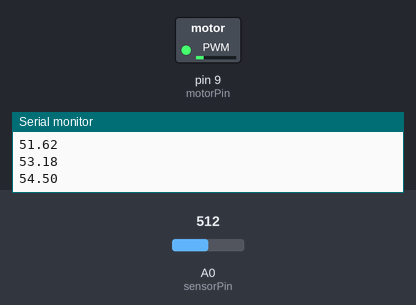
A sketch run on a simulated Arduino Uno, built with avr-gcc and run on an emulated ATmega328P. Shown: switched loads named in the sketch (green lamp = pin HIGH), the last lines printed to the serial monitor. The inputs (shaded band) are chosen by the test bench; at power-on: A0 (sensorPin) = 512.

Above: at 1.25 s.
1.3 s: A0 (sensorPin) set to 716
At 3.98 s:
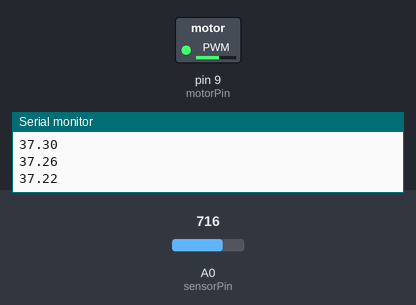
4.3 s: A0 (sensorPin) set to 122
7.3 s: A0 (sensorPin) set to 479
10.3 s: A0 (sensorPin) set to 497
At 10.98 s:
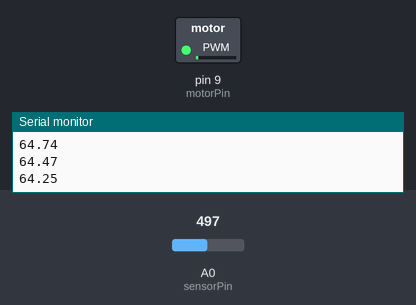
13.0 s: A0 (sensorPin) set to 900
At 13.65 s:
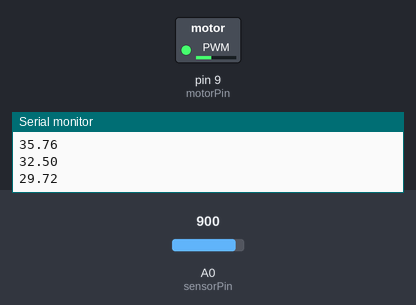
Timing chart, 0 to 17.0 s (numbered marks = the images above; inputs shaded):
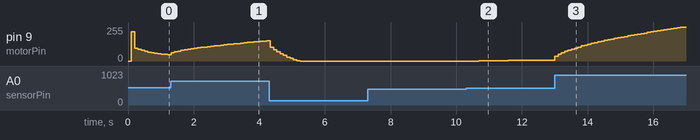

The sketch:

Controller.ino
```cpp
//Arduino: PID Control & Signal Conditioning
const int sensorPin = A0;
const int motorPin = 9;

float filteredMoisture = 0;
float alpha = 0.15; // LPF factor
float Kp = 2.5, Ki = 0.8, Kd = 0.2, setpoint = 65.0;
float integral = 0, lastError = 0;
unsigned long lastTime = 0;

void setup() {
  Serial.begin(9600); // Communication with ESP
  pinMode(motorPin, OUTPUT);
  lastTime = millis();
}

void loop() {
  // 1. Filtered Data Acquisition
  float raw = map(analogRead(sensorPin), 1023, 200, 0, 100);
  filteredMoisture = (alpha * raw) + ((1.0 - alpha) * filteredMoisture);

  // 2. Compute PID
  unsigned long now = millis();
  float dt = (float)(now - lastTime) / 1000.0;
  if (dt > 0) {
    float error = setpoint - filteredMoisture;
    float Pout = Kp * error;
    integral += error * dt;
    // Anti-Windup
    float Iout = constrain(Ki * integral, 0, 255);
    float Dout = Kd * (error - lastError) / dt;

    int output = constrain(Pout + Iout + Dout, 0, 255);
    analogWrite(motorPin, output);

    // 3. Send Telemetry to ESP
    Serial.println(filteredMoisture);

    lastError = error;
    lastTime = now;
  }
  delay(100);
}
```

Measured:
- after the input at 10.3 s, pin 9 (motorPin): 0/255 → 1/255 after 0.38 s, → 2/255 0.20 s later, → 3/255 0.20 s later, → 4/255 0.50 s later
- after the input at 13.0 s, pin 9 (motorPin): moves from 4/255 to 255/255 over 3.8 s, starting at once
